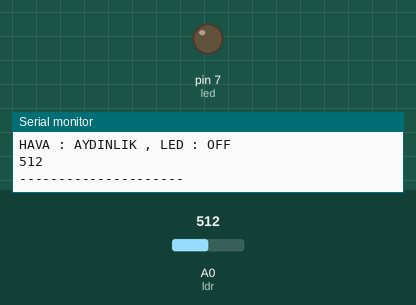
Bench run of a sketch on a simulated Arduino Uno, built with avr-gcc and run on an emulated ATmega328P. On the bench: output pins drawn as LEDs (lit = HIGH), the last lines printed to the serial monitor. The inputs (shaded band) are chosen by the test bench; at power-on: A0 (ldr) = 512.

Above: at 1.8 s.
1.9 s: A0 (ldr) set to 489
At 4.2 s:
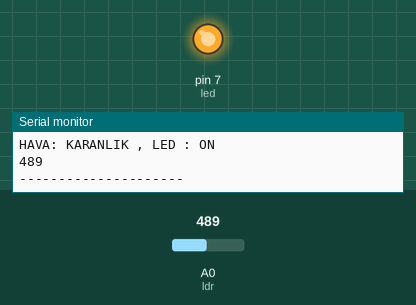
4.5 s: A0 (ldr) set to 510
At 6.6 s:
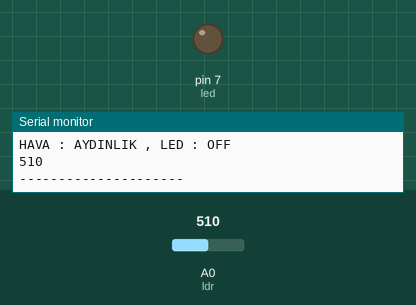
7.5 s: A0 (ldr) set to 490
At 10.2 s:
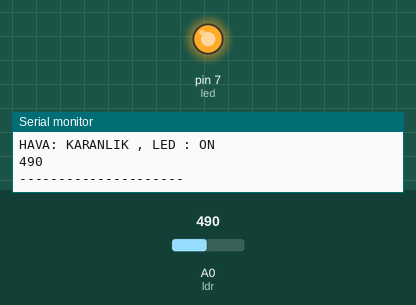
Timing chart, 0 to 11.7 s (numbered marks = the images above; inputs shaded):
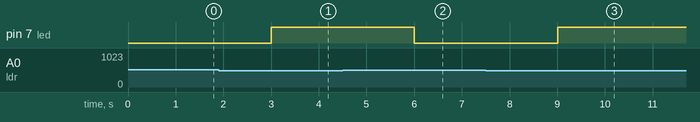

Measured:
- the behaviour switches between 500 and 499 on A0 (ldr) (found by bisection; images 0 and 1)
- after the input at 1.9 s, pin 7 (led): LOW → HIGH after 1.1 s
- after the input at 4.5 s, pin 7 (led): HIGH → LOW after 1.5 s
- after the input at 7.5 s, pin 7 (led): LOW → HIGH after 1.5 s

The sketch:

YouTube.ino
```cpp
#define led 7
#define ldr A0
int ldr_durumu = 0;

void setup() {
pinMode(led,OUTPUT);
Serial.begin(9600);
Serial.print("LDR DURUMU");
}

void loop() {
ldr_durumu = analogRead(ldr);
Serial.println(ldr_durumu);
Serial.println("---------------------");
delay(1000);
if (ldr_durumu < 500){
  digitalWrite(led,HIGH);
  Serial.println("HAVA: KARANLIK , LED : ON ");
}
else {
  digitalWrite(led,LOW);
  Serial.println("HAVA : AYDINLIK , LED : OFF");
}
}
```
